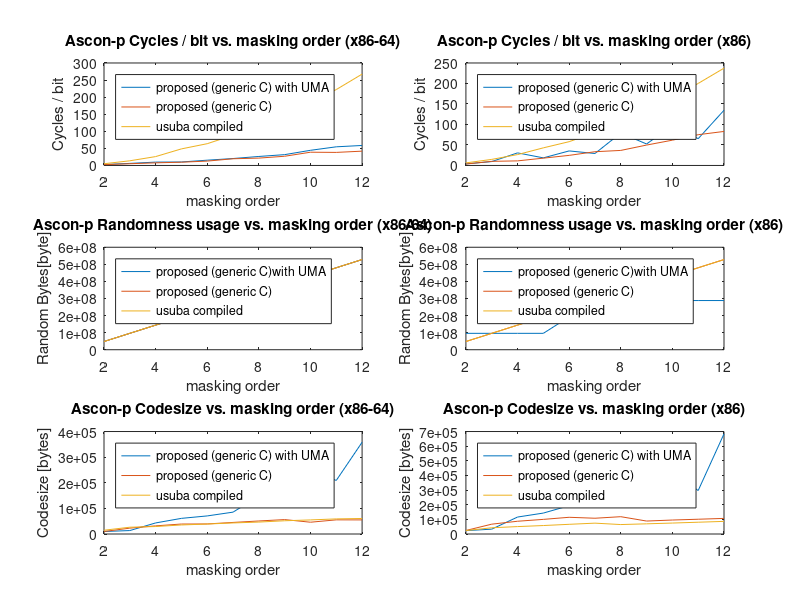

MATLAB code for this plot:

load("benchmark_64.mat")
ogc = gc; ogr = gr; ouc = uc;
load("benchmark_64_UMA.mat")

subplot(3,2,1)
plot(d, gc, d, ogc, d, ouc)
title("Ascon-p Cycles / bit vs. masking order (x86-64)")
xlabel("masking order")
ylabel("Cycles / bit")
legend("proposed (generic C) with UMA", "proposed (generic C)", "usuba compiled", "Location", 'northwest')

subplot(3,2,3)
plot(d, gr, d, ogr, d, ur)
title("Ascon-p Randomness usage vs. masking order (x86-64)")
xlabel("masking order")
ylabel("Random Bytes[byte]")
legend("proposed (generic C)with UMA", "proposed (generic C)", "usuba compiled", "Location", 'northwest')

load("codesize_64.mat")
ogc = gc; ouc = uc;
load("codesize_64_UMA.mat")
subplot(3,2,5)
plot(d, gc, d, ogc, d, ouc)
title("Ascon-p Codesize vs. masking order (x86-64)")
xlabel("masking order")
ylabel("Codesize [bytes]")
legend("proposed (generic C) with UMA", "proposed (generic C)", "usuba compiled", "Location", 'northwest')


load("benchmark_32.mat")
ogc = gc; ogr = gr;

load("benchmark_32_UMA.mat")

subplot(3,2,2)
plot(d, gc, d, ogc, d, uc)
title("Ascon-p Cycles / bit vs. masking order (x86)")
xlabel("masking order")
ylabel("Cycles / bit")
legend("proposed (generic C) with UMA", "proposed (generic C)", "usuba compiled", "Location", 'northwest')

subplot(3,2,4)
plot(d, gr, d, ogr, d, ur)
title("Ascon-p Randomness usage vs. masking order (x86)")
xlabel("masking order")
ylabel("Random Bytes[byte]")
legend("proposed (generic C)with UMA", "proposed (generic C)", "usuba compiled", "Location", 'northwest')

load("codesize_32.mat")
ogc = gc;
load("codesize_32_UMA.mat")
subplot(3,2,6)
plot(d, gc, d, ogc, d, uc)
title("Ascon-p Codesize vs. masking order (x86)")
xlabel("masking order")
ylabel("Codesize [bytes]")
legend("proposed (generic C) with UMA", "proposed (generic C)", "usuba compiled", "Location", 'northwest')


%%%%%%%%%%%%%%%%%%%%%%%%%%%%%%%%%%%%%%%%%%